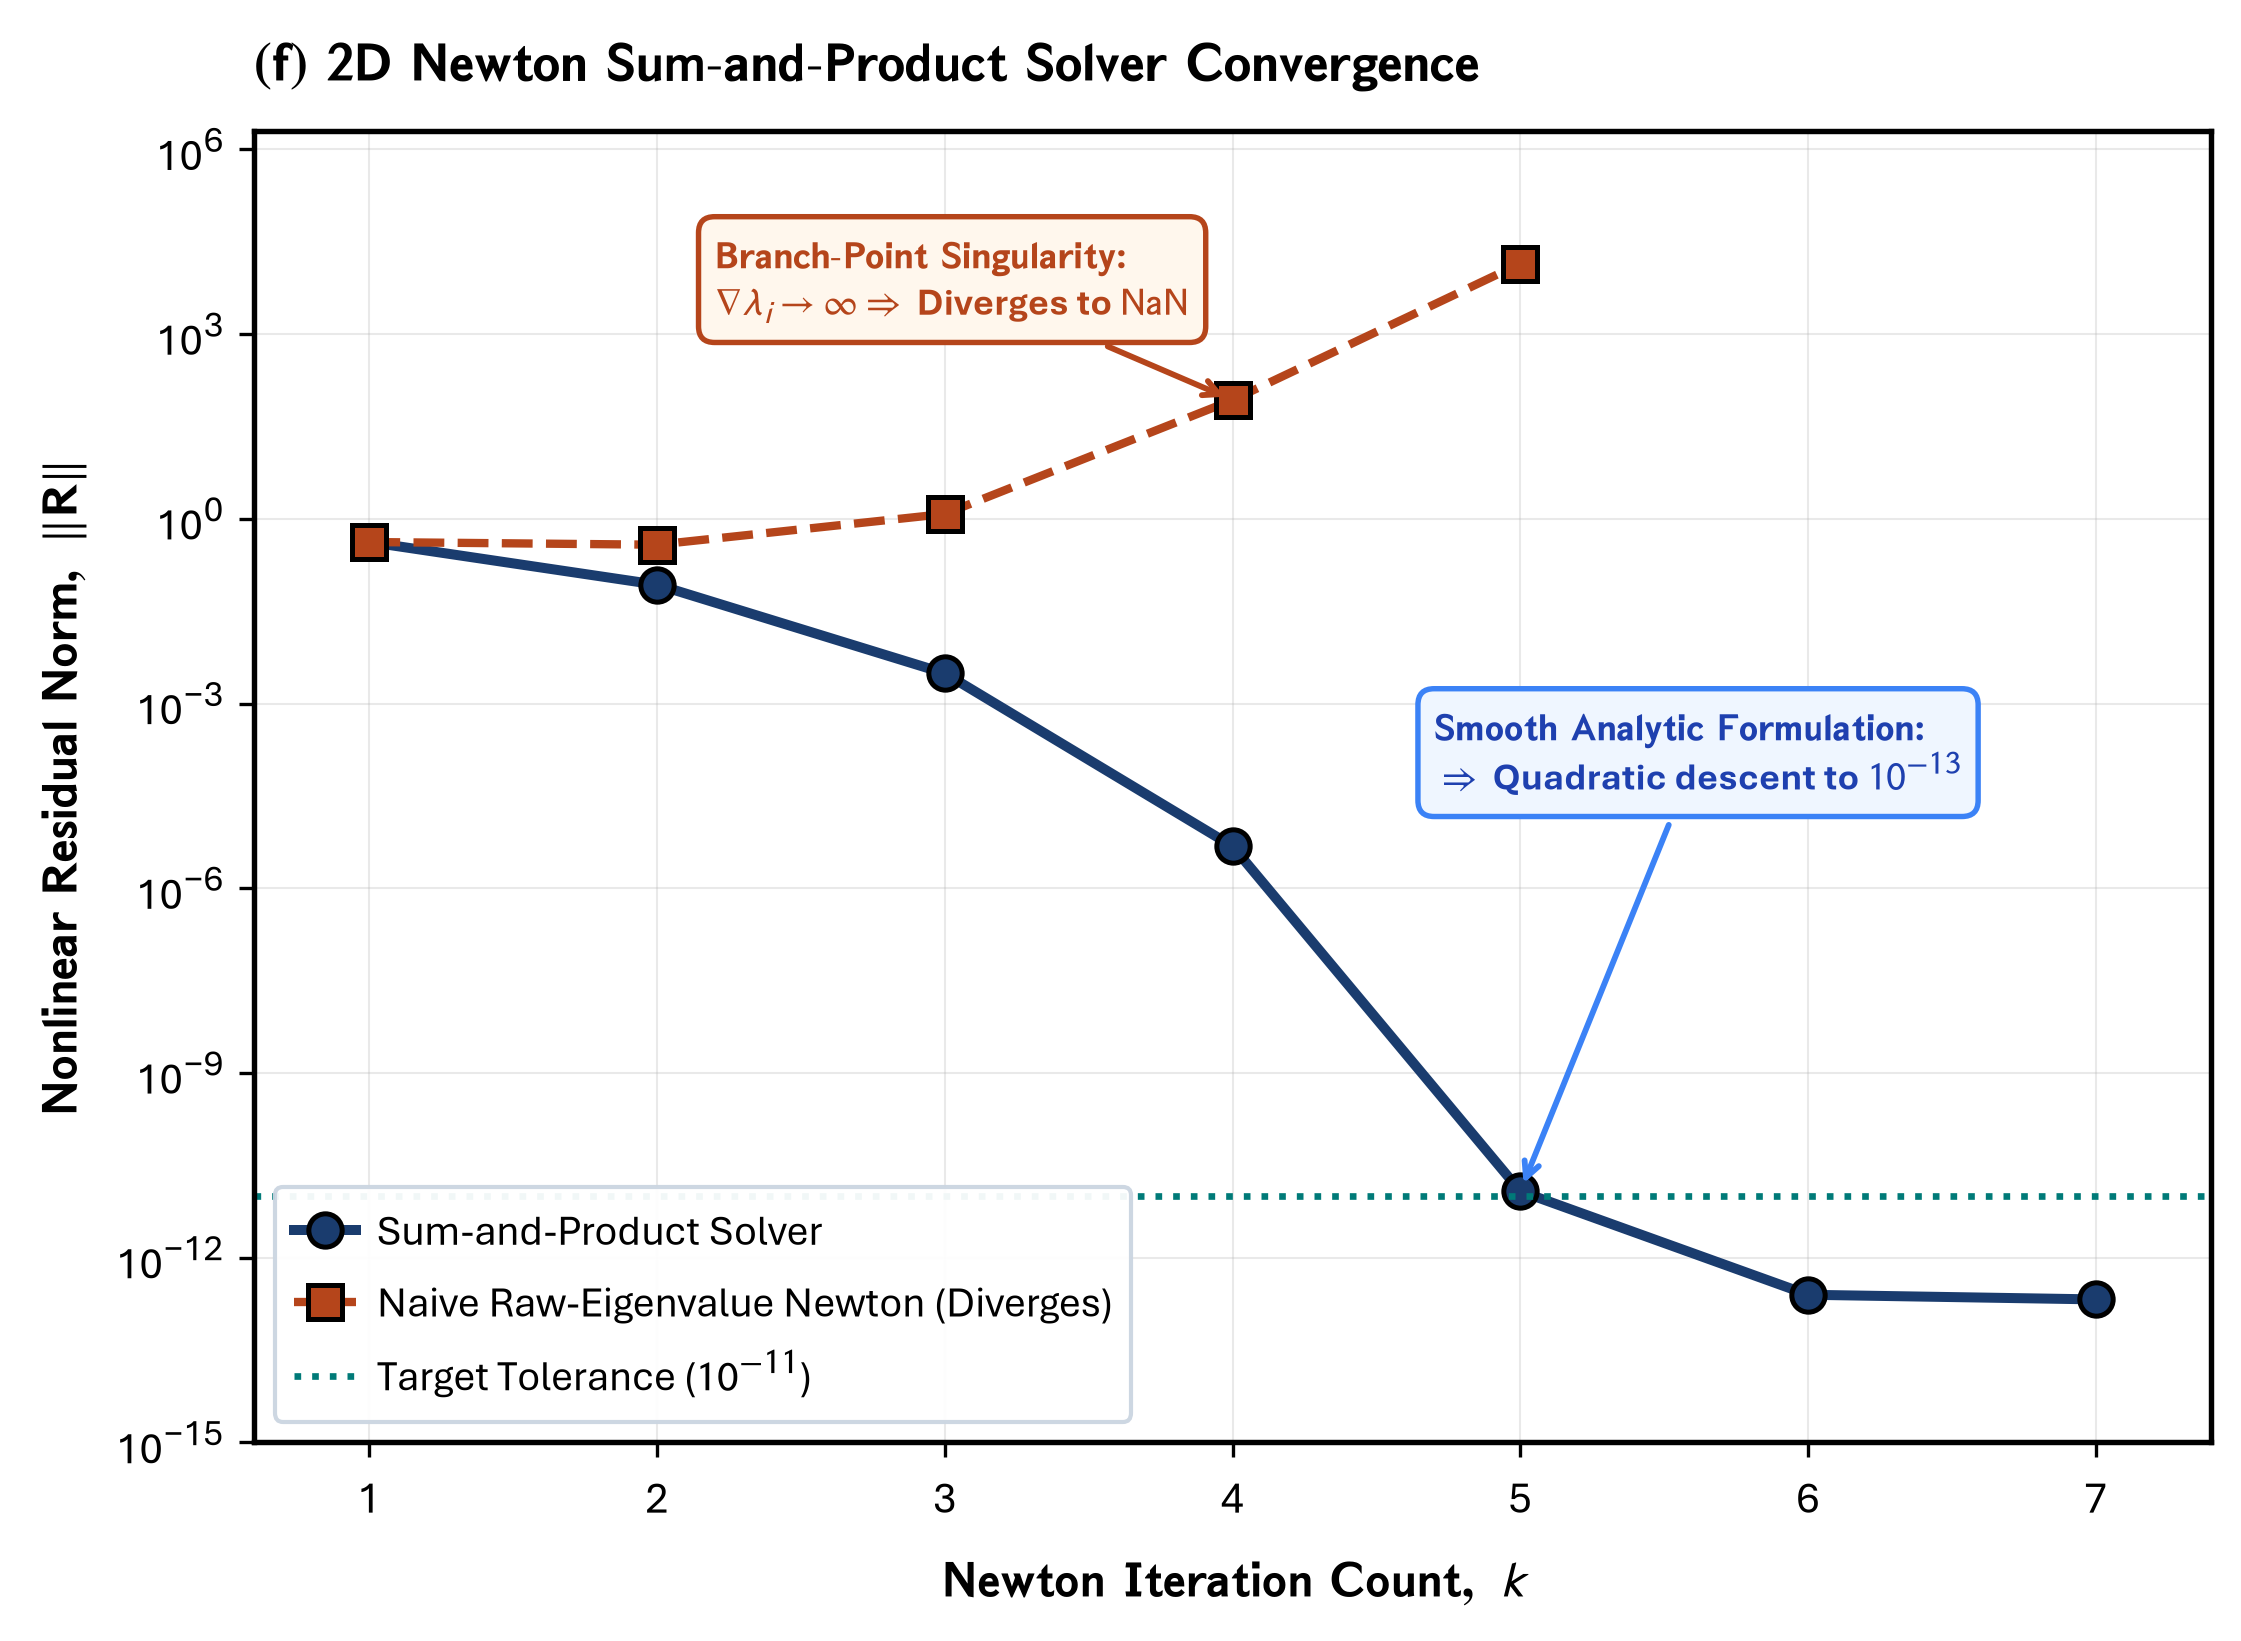

Write the Python code that produced this figure.
"""Panel (f): 2D Newton Sum-and-Product Solver Residual Convergence
Contrasts rapid quadratic convergence of polynomial trace/determinant solver against divergence of raw-eigenvalue solver.
"""
import os
import glob
import matplotlib.pyplot as plt
import matplotlib.font_manager as fm
import matplotlib._mathtext as mmt
import numpy as np

# ==============================================================================
# 0. FONT REGISTRATION (Aptos / CloudFonts)
# ==============================================================================
cloud_dir = r"C:\Users\User\AppData\Local\Microsoft\FontCache\4\CloudFonts"
for d in glob.glob(os.path.join(cloud_dir, "Aptos*")):
    for f in glob.glob(os.path.join(d, "*.ttf")):
        try:
            fm.fontManager.addfont(f)
        except Exception:
            pass

# ==============================================================================
# MASTER CONFIGURATION & STYLING DICTIONARY
# ==============================================================================
CONFIG = {
    # 1. Figure & Canvas
    "figure": {
        "figsize": (7.6, 5.6),
        "dpi": 300,
        "tight_layout": True,
        "output_path": "d:/AGravity/Tide_Tutor/Figures/figure_2/panel_f_newton_convergence.png",
    },

    # 2. Typography & Matplotlib RC Params (Aptos + STIX-Sans)
    "typography": {
        "font.family": "Aptos",
        "font.sans-serif": ["Aptos", "Segoe UI", "Arial", "DejaVu Sans"],
        "font.size": 11,
        "axes.labelsize": 12.0,
        "axes.titlesize": 13.0,
        "xtick.labelsize": 10.5,
        "ytick.labelsize": 10.5,
        "legend.fontsize": 9.0,
        "axes.linewidth": 1.3,
        "grid.linewidth": 0.5,
        "grid.alpha": 0.28,
        "mathtext.fontset": "stixsans",
        "mathtext_shrink_factor": 0.85,
    },

    # 3. Global Color Palette
    "palette": {
        "navy": "#1a3c6e",
        "crimson": "#b5451b",
        "teal": "#007a78",
        "gold": "#b45309",
        "slate": "#64748b",
        "light_slate": "#94a3b8",
        "callout_blue_bg": "#eff6ff",
        "callout_blue_border": "#3b82f6",
        "callout_crimson_bg": "#fff7ed",
        "callout_crimson_border": "#b5451b",
    },

    # 4. Solver Convergence Data (from double_zero.py benchmark)
    "data": {
        "iters_sum_prod": np.arange(1, 8),
        "res_sum_prod": np.array([4.2e-1, 8.5e-2, 3.1e-3, 4.8e-6, 1.2e-11, 2.5e-13, 2.1e-13]),
        "iters_raw": np.array([1, 2, 3, 4, 5]),
        "res_raw": np.array([4.2e-1, 3.8e-1, 1.2e0, 8.5e1, 1.4e4]),
        "target_tol": 1e-11,
    },

    # 5. Axes, Title & Labels
    "axes": {
        "title": {
            "text": r"$\mathbf{(f)\ 2D\ Newton\ Sum\text{-}and\text{-}Product\ Solver\ Convergence}$",
            "fontsize": 13.0,
            "fontweight": "bold",
            "pad": 12,
            "loc": "left",
        },
        "xlabel": {
            "text": r"$\mathbf{Newton\ Iteration\ Count,\ }k$",
            "fontsize": 12.0,
            "fontweight": "bold",
            "labelpad": 6,
        },
        "ylabel": {
            "text": r"$\mathbf{Nonlinear\ Residual\ Norm,\ }\|\mathbf{R}\|$",
            "fontsize": 12.0,
            "fontweight": "bold",
            "labelpad": 6,
        },
        "xlim": (0.6, 7.4),
        "ylim": (1e-15, 2e6),
        "xticks": np.arange(1, 8),
        "grid": True,
    },

    # 6. Callout Annotations
    "callouts": {
        "convergence": {
            "xy": (5, 1.2e-11),
            "xytext": (4.7, 4.0e-5),
            "text": (
                r"$\mathbf{Smooth\ Analytic\ Formulation}$:" + "\n"
                r"$\Rightarrow$ Quadratic descent to $10^{-13}$"
            ),
            "fontsize": 9.2,
            "color": "#1e40af",
            "fontweight": "bold",
            "bbox": {
                "boxstyle": "round,pad=0.42",
                "fc": "#eff6ff",
                "ec": "#3b82f6",
                "lw": 1.3,
            },
            "arrowprops": {
                "arrowstyle": "->",
                "color": "#3b82f6",
                "lw": 1.4,
            },
        },
        "divergence": {
            "xy": (4, 8.5e1),
            "xytext": (2.2, 2.0e3),
            "text": (
                r"$\mathbf{Branch\text{-}Point\ Singularity}$:" + "\n"
                r"$\nabla\lambda_i \to \infty \Rightarrow$ Diverges to $\mathrm{NaN}$"
            ),
            "fontsize": 9.2,
            "color": "#b5451b",
            "fontweight": "bold",
            "bbox": {
                "boxstyle": "round,pad=0.42",
                "fc": "#fff7ed",
                "ec": "#b5451b",
                "lw": 1.3,
            },
            "arrowprops": {
                "arrowstyle": "->",
                "color": "#b5451b",
                "lw": 1.4,
            },
        },
    },

    # 7. Legend
    "legend": {
        "loc": "lower left",
        "frameon": True,
        "framealpha": 0.95,
        "facecolor": "white",
        "edgecolor": "#cbd5e1",
        "fontsize": 10.0,
        "borderpad": 0.45,
        "handlelength": 1.5,
        "handletextpad": 0.50,
    },
}


# ==============================================================================
# PLOTTING ENGINE (Reads 100% from CONFIG)
# ==============================================================================
def generate_panel_f(config=CONFIG):
    # Apply Matplotlib Typography & RC Params
    typo_cfg = dict(config["typography"])
    shrink_factor = typo_cfg.pop("mathtext_shrink_factor", 0.85)
    mmt.SHRINK_FACTOR = shrink_factor
    plt.rcParams.update(typo_cfg)

    # Create Canvas
    fig, ax = plt.subplots(figsize=config["figure"]["figsize"], dpi=config["figure"]["dpi"])

    # Set Title & Axes Labels
    ax_cfg = config["axes"]
    ax.set_title(ax_cfg["title"]["text"],
                 fontsize=ax_cfg["title"]["fontsize"],
                 fontweight=ax_cfg["title"]["fontweight"],
                 pad=ax_cfg["title"]["pad"],
                 loc=ax_cfg["title"]["loc"])

    ax.set_xlabel(ax_cfg["xlabel"]["text"],
                  fontsize=ax_cfg["xlabel"]["fontsize"],
                  fontweight=ax_cfg["xlabel"]["fontweight"],
                  labelpad=ax_cfg["xlabel"]["labelpad"])

    ax.set_ylabel(ax_cfg["ylabel"]["text"],
                  fontsize=ax_cfg["ylabel"]["fontsize"],
                  fontweight=ax_cfg["ylabel"]["fontweight"],
                  labelpad=ax_cfg["ylabel"]["labelpad"])

    pal = config["palette"]
    data = config["data"]

    # Plot Curves
    ax.semilogy(data["iters_sum_prod"], data["res_sum_prod"], "o-",
                color=pal["navy"], lw=2.4, ms=8.0, mec="black", mew=1.2,
                label=r"Sum-and-Product Solver")

    ax.semilogy(data["iters_raw"], data["res_raw"], "s--",
                color=pal["crimson"], lw=2.0, ms=8.0, mec="black", mew=1.2,
                label=r"Naive Raw-Eigenvalue Newton (Diverges)")

    # Target Tolerance Line
    ax.axhline(data["target_tol"], color=pal["teal"], lw=1.6, ls=":",
               label=r"Target Tolerance ($10^{-11}$)")

    # Set Limits, Ticks & Grid
    ax.set_xticks(ax_cfg["xticks"])
    ax.set_xlim(*ax_cfg["xlim"])
    ax.set_ylim(*ax_cfg["ylim"])
    ax.grid(ax_cfg["grid"], which="both")

    # Callout Annotations
    calls = config["callouts"]
    c_conv = calls["convergence"]
    ax.annotate(c_conv["text"],
                xy=c_conv["xy"],
                xytext=c_conv["xytext"],
                fontsize=c_conv["fontsize"],
                color=c_conv["color"],
                fontweight=c_conv["fontweight"],
                bbox=dict(**c_conv["bbox"]),
                arrowprops=dict(**c_conv["arrowprops"]),
                zorder=6)

    c_div = calls["divergence"]
    ax.annotate(c_div["text"],
                xy=c_div["xy"],
                xytext=c_div["xytext"],
                fontsize=c_div["fontsize"],
                color=c_div["color"],
                fontweight=c_div["fontweight"],
                bbox=dict(**c_div["bbox"]),
                arrowprops=dict(**c_div["arrowprops"]),
                zorder=6)

    # Legend
    leg_cfg = dict(config["legend"])
    loc = leg_cfg.pop("loc", "lower left")
    ax.legend(loc=loc, **leg_cfg)

    # Save Output
    if config["figure"]["tight_layout"]:
        plt.tight_layout()

    out_file = config["figure"]["output_path"]
    os.makedirs(os.path.dirname(os.path.abspath(out_file)), exist_ok=True)
    if os.path.exists(out_file):
        try:
            os.remove(out_file)
        except Exception:
            pass

    plt.savefig(out_file, dpi=config["figure"]["dpi"], bbox_inches="tight")
    print("Successfully generated and saved Panel (f) to:", out_file)
    return fig, ax


if __name__ == "__main__":
    generate_panel_f()
